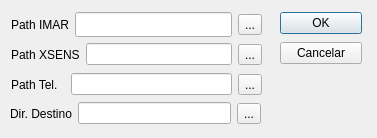
<?xml version="1.0" encoding="UTF-8"?>
<ui version="4.0">
 <class>openFilesDialog</class>
 <widget class="QDialog" name="openFilesDialog">
  <property name="geometry">
   <rect>
    <x>0</x>
    <y>0</y>
    <width>377</width>
    <height>138</height>
   </rect>
  </property>
  <property name="sizePolicy">
   <sizepolicy hsizetype="Fixed" vsizetype="Fixed">
    <horstretch>0</horstretch>
    <verstretch>0</verstretch>
   </sizepolicy>
  </property>
  <property name="windowTitle">
   <string>Abrir archivos</string>
  </property>
  <widget class="QWidget" name="layoutWidget">
   <property name="geometry">
    <rect>
     <x>11</x>
     <y>71</y>
     <width>251</width>
     <height>27</height>
    </rect>
   </property>
   <layout class="QHBoxLayout" name="horizontalLayout">
    <item>
     <widget class="QLabel" name="label_3">
      <property name="text">
       <string>Path Tel.  </string>
      </property>
     </widget>
    </item>
    <item>
     <widget class="QLineEdit" name="pathTelefono">
      <property name="readOnly">
       <bool>true</bool>
      </property>
     </widget>
    </item>
    <item>
     <widget class="QToolButton" name="toolButtonOpenFileTelefono">
      <property name="text">
       <string>...</string>
      </property>
     </widget>
    </item>
   </layout>
  </widget>
  <widget class="QWidget" name="layoutWidget">
   <property name="geometry">
    <rect>
     <x>11</x>
     <y>41</y>
     <width>251</width>
     <height>27</height>
    </rect>
   </property>
   <layout class="QHBoxLayout" name="horizontalLayout_2">
    <item>
     <widget class="QLabel" name="label_2">
      <property name="text">
       <string>Path XSENS</string>
      </property>
     </widget>
    </item>
    <item>
     <widget class="QLineEdit" name="pathXSENS">
      <property name="readOnly">
       <bool>true</bool>
      </property>
     </widget>
    </item>
    <item>
     <widget class="QToolButton" name="toolButtonOpenFileXSENS">
      <property name="text">
       <string>...</string>
      </property>
     </widget>
    </item>
   </layout>
  </widget>
  <widget class="QWidget" name="layoutWidget">
   <property name="geometry">
    <rect>
     <x>11</x>
     <y>11</y>
     <width>251</width>
     <height>27</height>
    </rect>
   </property>
   <layout class="QHBoxLayout" name="horizontalLayout_3">
    <item>
     <widget class="QLabel" name="label">
      <property name="text">
       <string>Path IMAR</string>
      </property>
     </widget>
    </item>
    <item>
     <widget class="QLineEdit" name="pathIMAR">
      <property name="maximumSize">
       <size>
        <width>236</width>
        <height>25</height>
       </size>
      </property>
      <property name="readOnly">
       <bool>true</bool>
      </property>
     </widget>
    </item>
    <item>
     <widget class="QToolButton" name="toolButtonOpenFileIMAR">
      <property name="text">
       <string>...</string>
      </property>
     </widget>
    </item>
   </layout>
  </widget>
  <widget class="QWidget" name="layoutWidget">
   <property name="geometry">
    <rect>
     <x>280</x>
     <y>10</y>
     <width>82</width>
     <height>58</height>
    </rect>
   </property>
   <layout class="QVBoxLayout" name="verticalLayout">
    <item>
     <widget class="QPushButton" name="okButton">
      <property name="text">
       <string>OK</string>
      </property>
     </widget>
    </item>
    <item>
     <widget class="QPushButton" name="cancelButton">
      <property name="text">
       <string>Cancelar</string>
      </property>
     </widget>
    </item>
   </layout>
  </widget>
  <widget class="QWidget" name="layoutWidget_2">
   <property name="geometry">
    <rect>
     <x>10</x>
     <y>100</y>
     <width>251</width>
     <height>27</height>
    </rect>
   </property>
   <layout class="QHBoxLayout" name="horizontalLayout_4">
    <item>
     <widget class="QLabel" name="label_4">
      <property name="text">
       <string>Dir. Destino</string>
      </property>
     </widget>
    </item>
    <item>
     <widget class="QLineEdit" name="pathOut">
      <property name="readOnly">
       <bool>true</bool>
      </property>
     </widget>
    </item>
    <item>
     <widget class="QToolButton" name="toolButtonSelectOutDir">
      <property name="text">
       <string>...</string>
      </property>
     </widget>
    </item>
   </layout>
  </widget>
 </widget>
 <resources/>
 <connections/>
</ui>
